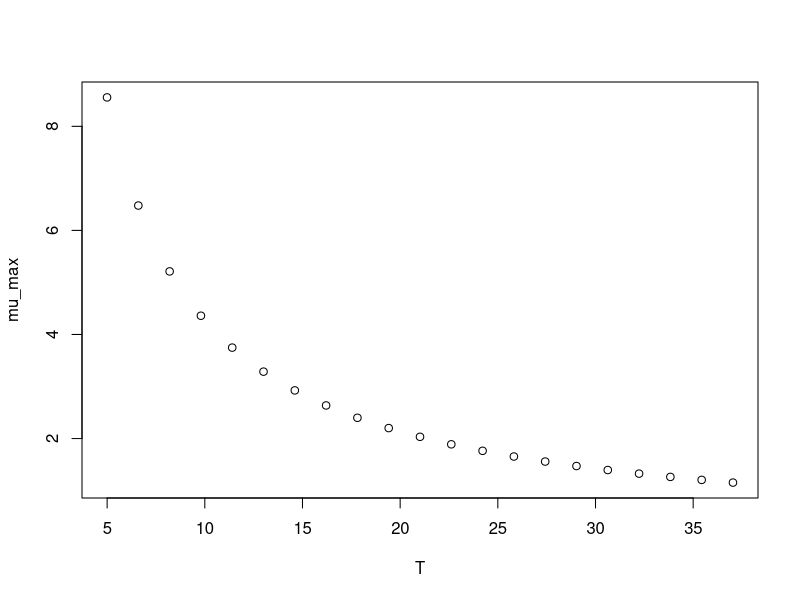

This chart was generated by the following R code:
#############################
# start of Parameter script
#############################
T <- seq(4.995004995005,37.037,length.out=21)
#############################
# end of Parameter script
#############################
############################# 
# start of Model script Gropin ID 1310 
#############################
 
# constant coefficients for this model
 
variables <- data.frame(T)
argumentsPar <- expand.grid(variables)
 
# heart of the model
response_surface <- function(T) {
   mumax <-1/(0.0234*T)

return(mumax=mumax)
} 

# output parameters
mumax <- cbind(argumentsPar,response_surface(argumentsPar['T']))
colnames(mumax) <- c(colnames(argumentsPar),'mumax')
#############################
# End of Model script
#############################
############################# 
# start of Visualisation script Gropin ID 1310 
#############################
plot(T,mumax$mumax,
                          xlab='T',
                          ylab='mu_max')
#############################
# End of Visualisation script
#############################
